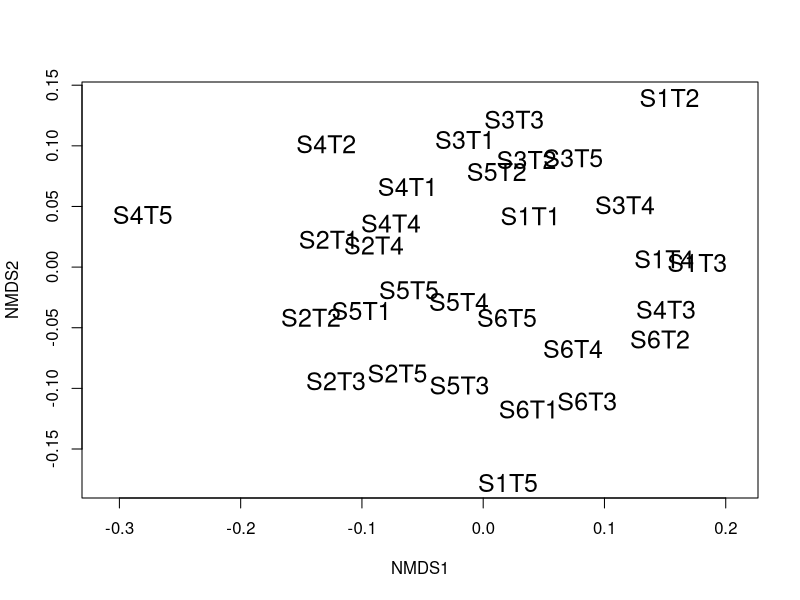
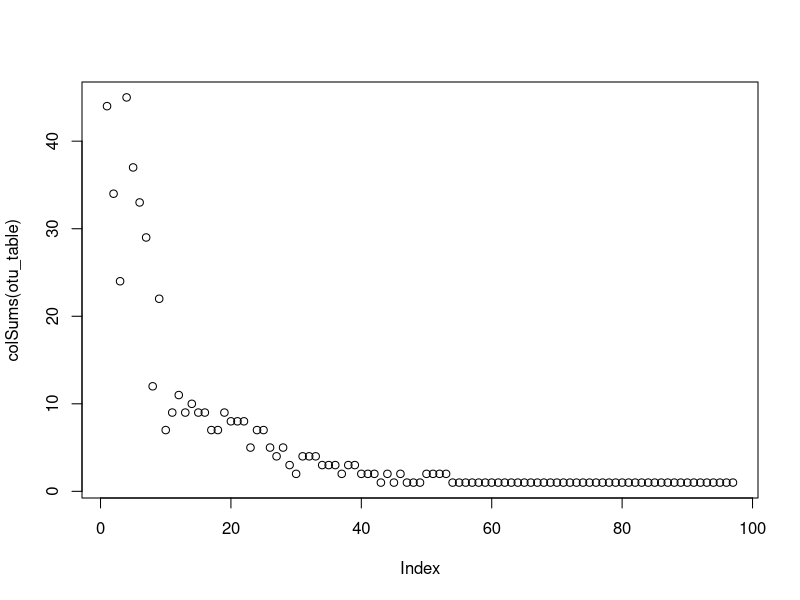
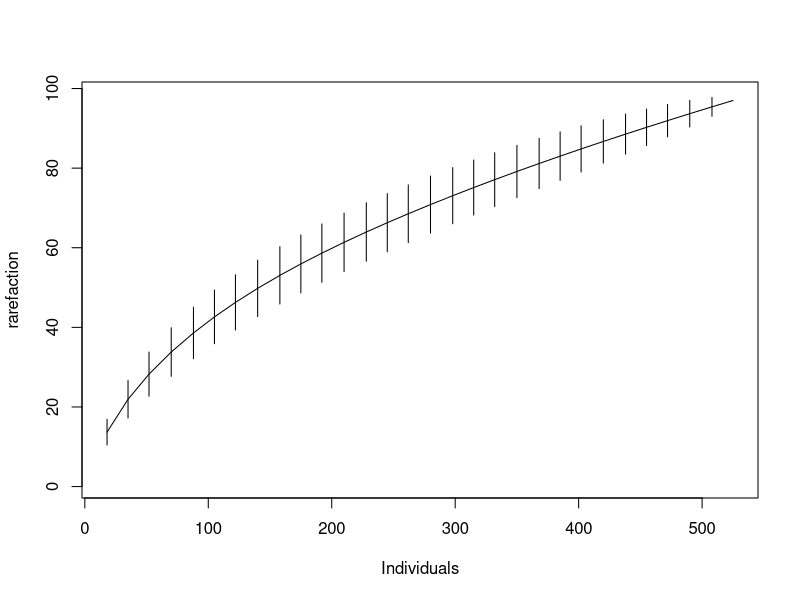
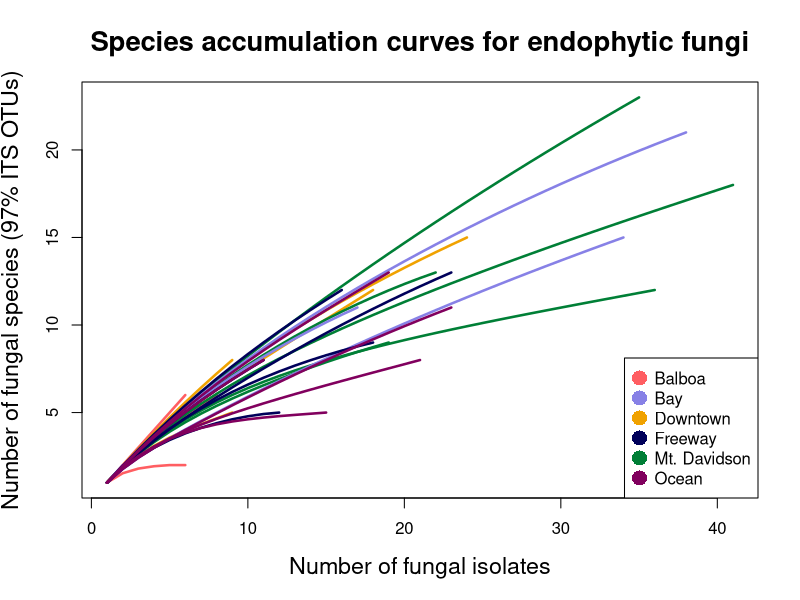
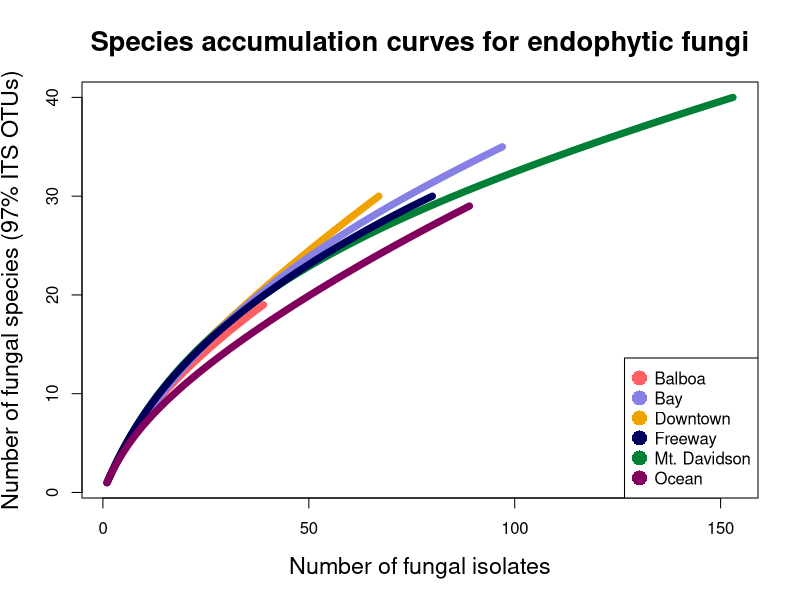
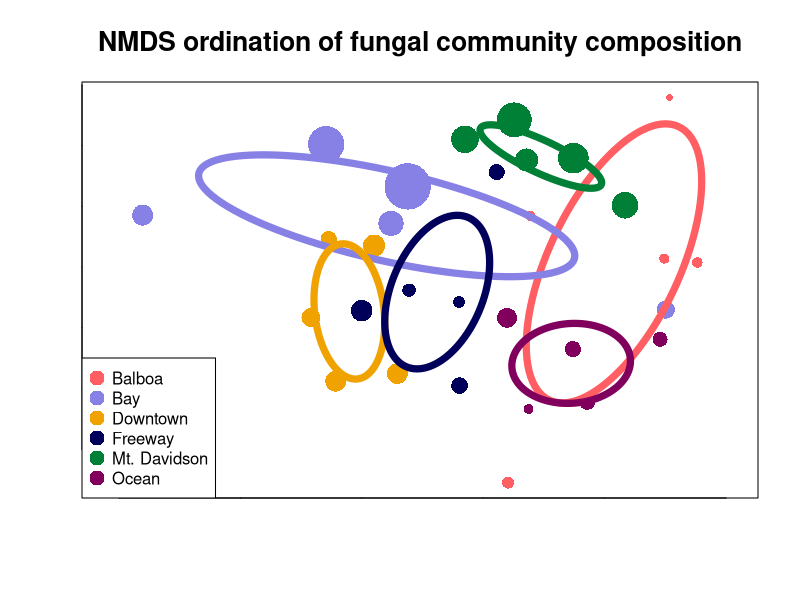

Reproduce these figures in R, in order.
# Draft of R script to perform some ecological analyses on clustered data
# originating from single Sanger ITS reads

# Originally written by Naupaka Zimmerman
# nzimmerman@usfca.edu
# August 24, 2017

## TODO: Fix paths for the files

# load libraries
library("dplyr")
library("tidyr")
library("vegan")

# load files
otus <- read.table("seq_with_OTU_ID.txt")
groups <- read.table("groupfile.tsv")
trees <- read.csv("metadata/M_excel_tree_metadata.csv",
                  stringsAsFactors = FALSE)

# count by groups instead of trees
otu_table <- otus %>%
  left_join(groups, by = c("V1" = "V1")) %>%
  group_by(V2.x, V2.y) %>%
  summarize(count = n()) %>%
  spread(V2.x, count, fill = 0)

# get rid of rows with NA
otu_table <- as.data.frame(na.omit(otu_table))

# fix row name problems for vegan
row.names(otu_table) <- otu_table[, 1]
otu_table <- otu_table[, -1]

# drop out USF test sample
otu_table <- otu_table[1:30,]

# do and plot ordination with this matrix
plot(metaMDS(otu_table), type = "t", display = "sites", cex = 1.5)

# fix row names to be more readable
row.names(otu_table) <- c(paste("Balboa - Tree", 1:5),
                         paste("Downtown - Tree", 1:5),
                         paste("Mt. Davidson - Tree", 1:5),
                         paste("Bay - Tree", 1:5),
                         paste("Freeway - Tree", 1:5),
                         paste("Ocean - Tree", 1:5))


#save a pdf of the rarefaction curve
pdf("figures/prelim_rarecurve.pdf")
rare_color = c(rep("#ff5e62", 5),
               rep("#f0a200", 5),
               rep("#007f36", 5),
               rep("#8781e6", 5),
               rep("#00005a", 5),
               rep("#81005e", 5))

group_labels <- c(rep("Balboa", 5),
                  rep("Downtown", 5),
                  rep("Mt. Davidson", 5),
                  rep("Bay", 5),
                  rep("Freeway", 5),
                  rep("Ocean", 5))

rarecurve(otu_table,
          main = "Species accumulation curves for endophytic fungi",
          col = rare_color,
          label = FALSE,
          lwd = 2.5,
          xlab = "Number of fungal isolates",
          ylab = "Number of fungal species (97% ITS OTUs)",
          cex.lab = 1.4,
          cex.main = 1.65)

legend("bottomright",
       legend = levels(factor(group_labels)),
       pch = 16,
       cex = 1,
       pt.cex = 2,
       col = c(rep("#ff5e62"),
               rep("#8781e6"),
               rep("#f0a200"),
               rep("#00005a"),
               rep("#007f36"),
               rep("#81005e")))
dev.off()

#save a pdf of a rarefaction curve with one line per site
pdf("figures/prelim_rarecurve_combined.pdf")
rare_color_c = c(rep("#ff5e62"),
               rep("#f0a200"),
               rep("#007f36"),
               rep("#8781e6"),
               rep("#00005a"),
               rep("#81005e"))

group_labels_c <- c(rep("Balboa"),
                  rep("Downtown"),
                  rep("Mt. Davidson"),
                  rep("Bay"),
                  rep("Freeway"),
                  rep("Ocean"))

otu_table_combined <- otus %>%
  left_join(groups, by = c("V1" = "V1")) %>%
  mutate(V2.y = gsub("T[0-9]", "", V2.y)) %>%
  group_by(V2.x, V2.y) %>%
  summarize(count = n()) %>%
  spread(V2.x, count, fill = 0)

otu_table_combined <- as.data.frame(na.omit(otu_table_combined))

row.names(otu_table_combined) <- otu_table_combined[, 1]
otu_table_combined <- otu_table_combined[, -1]

rarecurve(otu_table_combined,
          main = "Species accumulation curves for endophytic fungi",
          col = rare_color_c,
          label = FALSE,
          lwd = 7,
          xlab = "Number of fungal isolates",
          ylab = "Number of fungal species (97% ITS OTUs)",
          cex.lab = 1.4,
          cex.main = 1.65)

legend("bottomright",
       legend = levels(factor(group_labels_c)),
       pch = 16,
       cex = 1,
       pt.cex = 2,
       col = c(rep("#ff5e62"),
               rep("#8781e6"),
               rep("#f0a200"),
               rep("#00005a"),
               rep("#007f36"),
               rep("#81005e")))
dev.off()

# some more species accumulation curves
plot(colSums(otu_table))
plot(specaccum(otu_table, method = "rare"), xvar = "individuals")


# more sophisticaed multi-step ordination plotting
ord_obj <- metaMDS(otu_table)

#make a subset that only containt trees from the second round of sampling
trees_aug <- subset(trees, as.POSIXct(trees$Date_sampled) > as.POSIXct("2017-08-01"))

adonis(otu_table ~ trees_aug$DBH_cm)


pdf("figures/prelim_ordination_proper_color_DBH.pdf")
plot(ord_obj,
     display = "sites",
     type = "n",
     main = "NMDS ordination of fungal community composition",
     cex.main = 1.6,
     xlab = "",
     ylab = "",
     tck = 0,
     labels = FALSE)

points(ord_obj,
       display = "sites",
       col = c(rep("#ff5e62", 5),
               rep("#f0a200", 5),
               rep("#007f36", 5),
               rep("#8781e6", 5),
               rep("#00005a", 5),
               rep("#81005e", 5)),
       cex = trees_aug$DBH_cm/10,
       pch = 16)

legend("bottomleft",
       legend = levels(factor(group_labels)),
       pch = 16,
       cex = 1,
       pt.cex = 2,
       col = c(rep("#ff5e62"),
               rep("#8781e6"),
               rep("#f0a200"),
               rep("#00005a"),
               rep("#007f36"),
               rep("#81005e")))

ordiellipse(ord_obj,
            groups =group_labels,
            label = FALSE,
            col = c(rep("#ff5e62"),
                    rep("#8781e6"),
                    rep("#f0a200"),
                    rep("#00005a"),
                    rep("#007f36"),
                    rep("#81005e")),
            lwd = 7)
dev.off()
